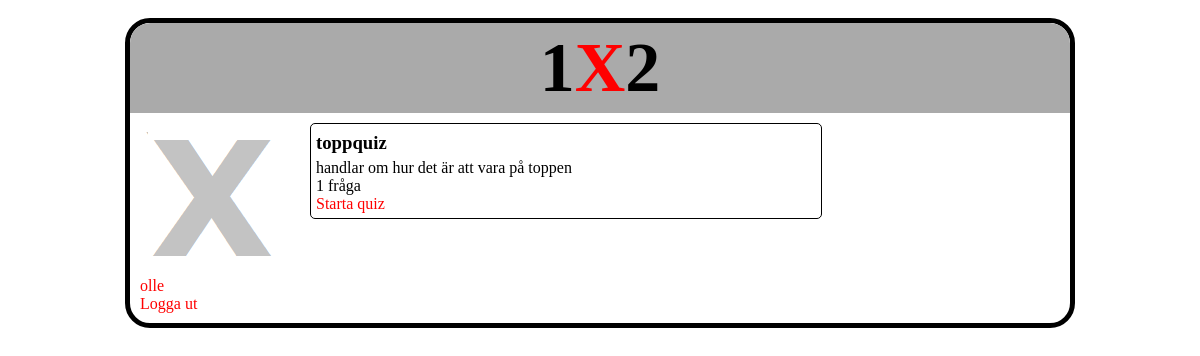
Page /quiz.php?quizID=10 (signed in) on the earlier database version.
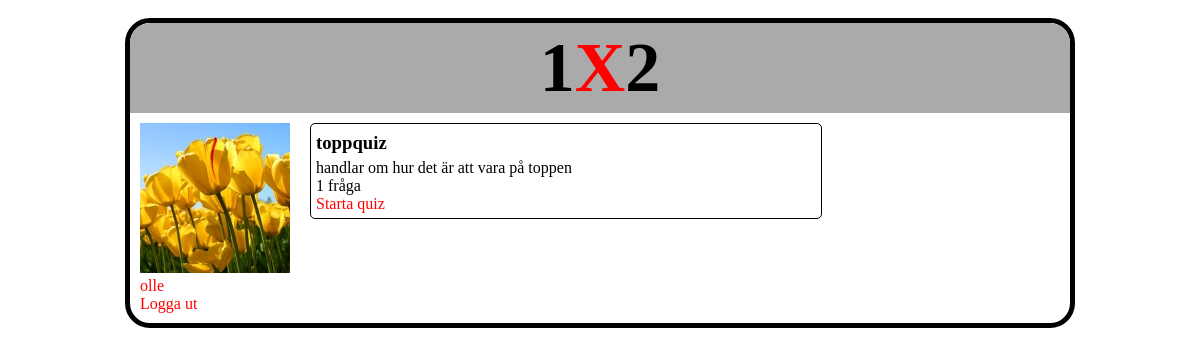
Same page on the later database version.
### tables this page shows
CREATE TABLE IF NOT EXISTS `image` (
  `imageID` int(11) NOT NULL AUTO_INCREMENT,
  `imageSource` varchar(50) NOT NULL,
  `thumbSource` varchar(50) NOT NULL,
  `userID` int(11) NOT NULL,
  PRIMARY KEY (`imageID`),
  KEY `userID` (`userID`)
);

### quiz.php (the view, shortened to what this page needs)
<?php
require_once("functions.php");
$dbConn = mysqli_connect($host, $user, $password, $db);
?>
<!doctype html>
<html>
<head>
<link href="style.css" rel="stylesheet" type="text/css">
</head>
<body>
<div id="wrap">
	<div id="header">
		<h1>1<a href="index.php">X</a>2</h1>
	</div>
	<div id="profcolumn">
<?php
if(isset($_SESSION['userName']))
		{
			$userID = $_SESSION['userID'];
			$userName = $_SESSION['userName'];
			$getImagesql = "SELECT userID, thumbSource FROM image
			WHERE userID = $userID";
			$res = mysqli_query($dbConn, $getImagesql);
			$row = mysqli_fetch_assoc($res);
			if($row['thumbSource'] != NULL)
			{
				$thumb = $row['thumbSource'];
				echo "<img src='".$thumb."'><br>";
			}
			else
			{
				echo "<img src='images/default.png'>";
			}
			echo "<a href='profile.php?userID=".$userID."&order=default'>".$userName."</a><br>";
		}
?>
	</div>
	<div id="content">
		<div class="box">
<?php
if(isset($_SESSION['userID']))
{
	if(!isset($_GET['question']))
	{
				$quizID = $_GET['quizID'];
				$start = date('dmyHis');
				$numQuestion = questionCount($quizID);
				$getQuizsql = "SELECT * FROM quiz
				WHERE quizID = $quizID";
				$res = mysqli_query($dbConn, $getQuizsql);
				if($row = mysqli_fetch_assoc($res))
					{
					echo "<h3>".$row['quizName']."</h3>";
					echo $row['description']."<br>";
					if ($numQuestion == 1)
					{
						echo $numQuestion." fråga<br>";
					}
					else{echo $numQuestion." frågor<br>";}
				echo "<a href='quiz.php?question=0&start=".$start."&quizID=".$quizID."'>Starta quiz</a>";
				}
	}
}
else
{
	echo "Du är inte inloggad. Logga in till vänster.";
}
?>
		</div>
		</div>
	</div>
</body>
</html>
<?php
function questionCount($currentQuiz)
{
	global $dbConn;
	$sql = "SELECT COUNT(questionID) AS Antal
	FROM question
	WHERE quizID = $currentQuiz";
	$res = mysqli_query($dbConn, $sql);
	$row = mysqli_fetch_assoc($res);
	return $row['Antal'];
}
?>

Differences in the rows shown:
added image: thumbSource (picture)
